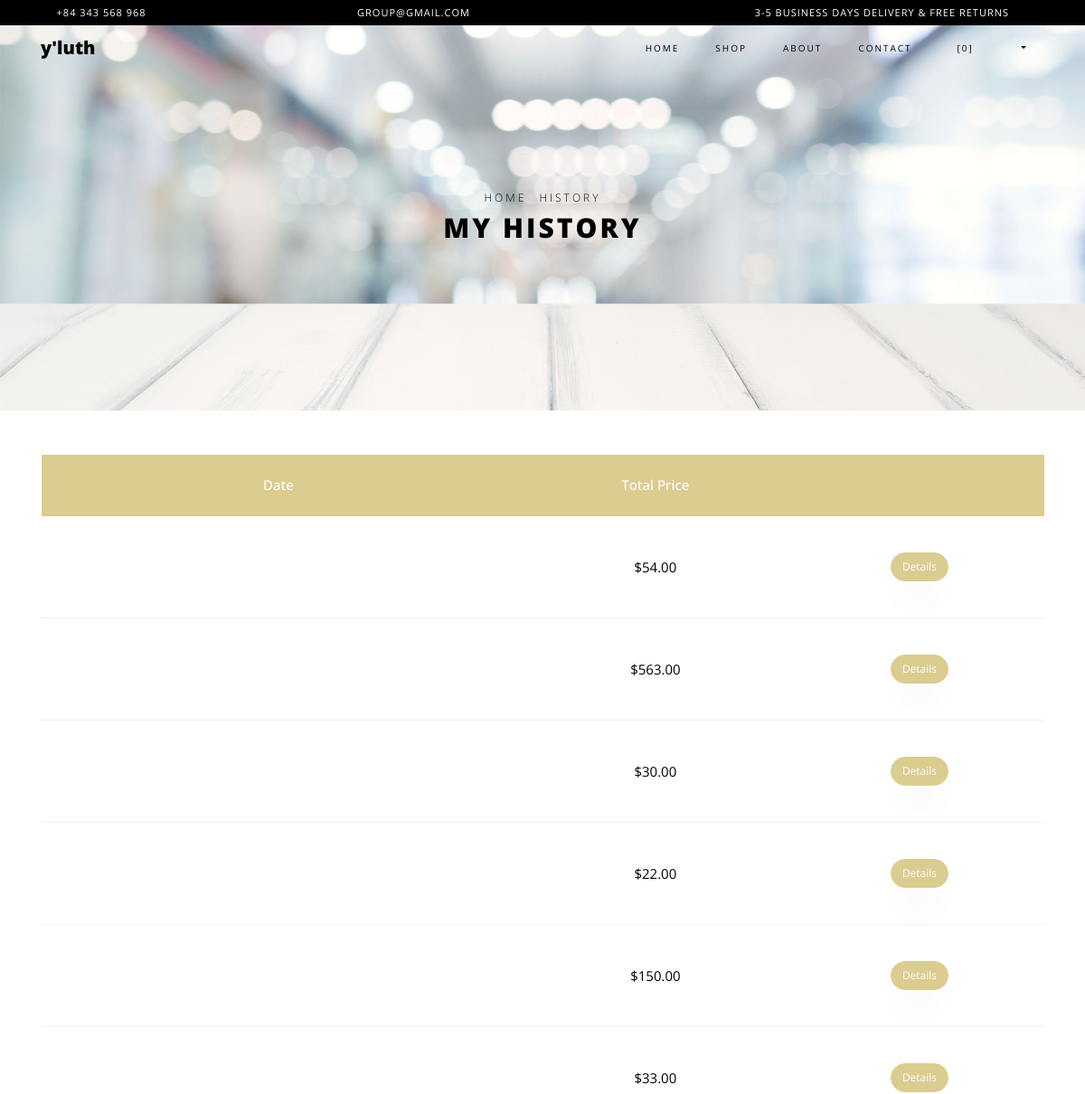
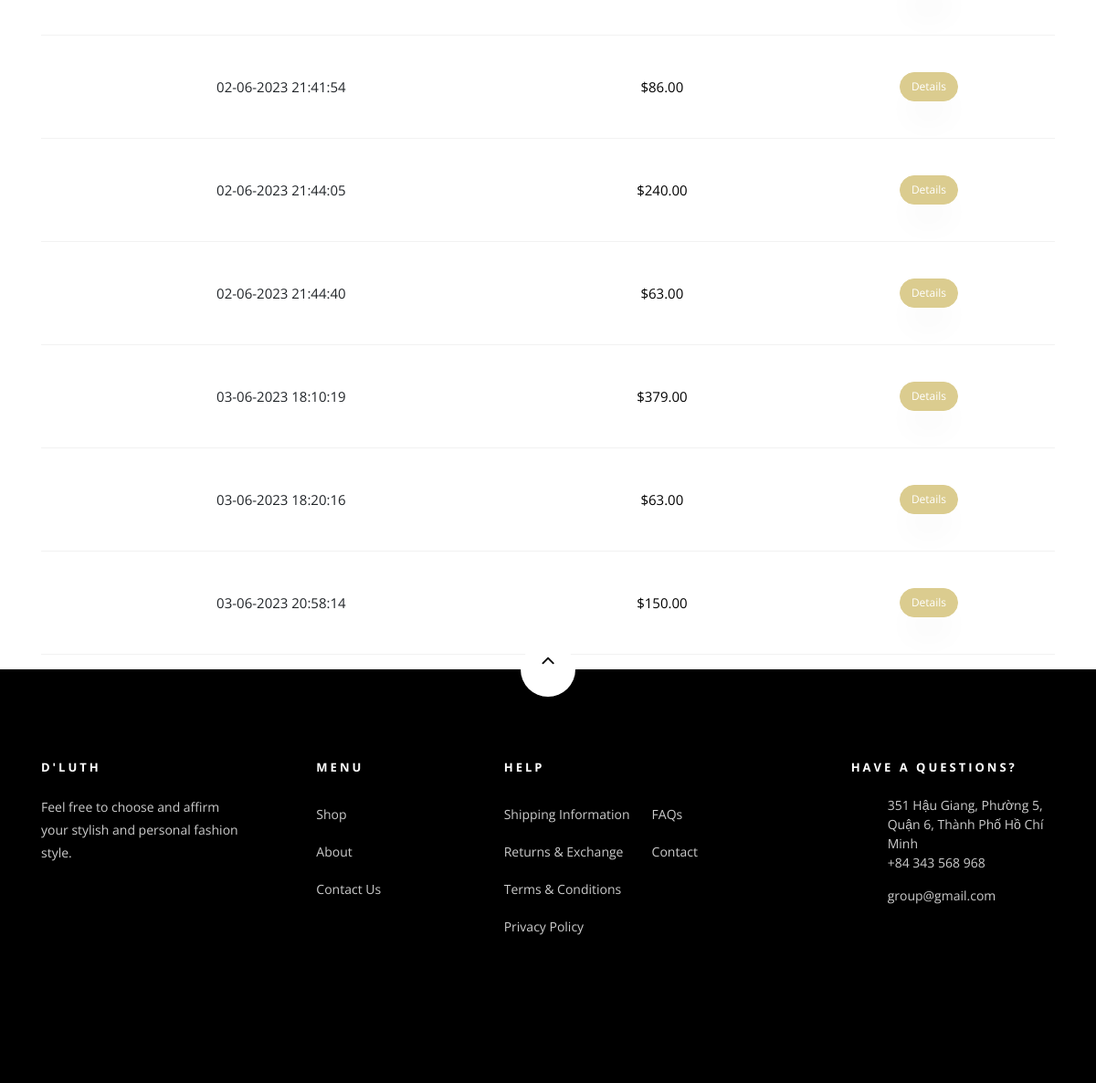
The app's page /User/history (signed in) with its own data (2 pictures, top to bottom).
### tables this page shows
CREATE TABLE `tbl_order` (
  `order_id` int(2) NOT NULL,
  `cus_id` int(2) DEFAULT NULL,
  `firstname` varchar(20) NOT NULL,
  `lastname` varchar(20) NOT NULL,
  `address` varchar(50) NOT NULL,
  `city` varchar(50) NOT NULL,
  `phone` varchar(10) NOT NULL,
  `email` varchar(50) NOT NULL,
  `date` varchar(100) NOT NULL,
  `notes` text DEFAULT NULL,
  `status` bit(1) NOT NULL
);

### modules/Controller.php (called while the page is built, shortened)
<?php
class Controller
{
    public function view($view, $data = [])
    {
        require_once './views/' . $view . '.php';
    }
}

### controllers/User.php (called while the page is built, shortened)
<?php
class User extends Controller
{
    public function __construct()
    {
        $this->CustomerModel = $this->model('CustomerModel');
        $this->OrderModel = $this->model('OrderModel');
        $this->OrderDetailModel = $this->model('OrderDetailModel');
    }
    public function history()
    {
        $cus = $this->CustomerModel->getCustomerByUserId($_SESSION['user_id']);
        $cus_id = $cus[0]['cus_id'];
        $orders = $this->OrderModel->getOrderByCusId($cus_id);
        $orderdetail = array();
        foreach ($orders as $value) {
            array_push($orderdetail, $this->OrderDetailModel->getOrderDetailsList($value['order_id']));
        }
        $total = array();
        foreach ($orderdetail as $value) {
            $total_tmp = 0;
            foreach ($value as $vl) {
                $total_tmp += (float)$vl['prod_price'] * (int)$vl['quantity'];
            }
            array_push($total, $total_tmp + 10);
        }
        $this->view('order_history', ['orders' => $orders, 'total' => $total]);
    }
}

### modules/App.php (called while the page is built, shortened)
<?php
class App{
    protected $action = 'index';
    public function __construct()
    {
        $url = $this->urlProcess();
        if(isset($url[0])){
            unset($url[0]);
        }
        $this->controller = new $this->controller;
        if(isset($url[1])){
            if(method_exists($this->controller, $url[1])){
                $this->action = $url[1];
            }
            unset($url[1]);
        }
        $this->params = $url ? array_values($url) : [];
        call_user_func_array([$this->controller,$this->action], $this->params);
    }
    public function urlProcess(){
        if(isset($_GET['url'])){
            $url = rtrim($_GET['url'],'/');
            $filter = filter_var($url);
            return explode('/',$filter);
        }
    }
}
?>

### modules/requires.php (called while the page is built, shortened)
<?php
require_once './modules/App.php';
require_once './modules/Controller.php';
$init = new App();

### index.php (called while the page is built, shortened)
<?php
    require_once "./modules/requires.php";
?>

### modules/db_module.php (called while the page is built, shortened)
<?php
function chayTruyVanTraVeDL($link, $q)
{
    $result = mysqli_query($link, $q);
    $data = null;
    if ($result->num_rows > 0) {
        while ($row = $result->fetch_assoc()) {
            $data[] = $row;
        }
        return $data;
    }
}

### models/OrderModel.php (called while the page is built, shortened)
<?php
class OrderModel
{
    public function getOrderByCusId($cus_id)
    {
        $link = null;
        $result = chayTruyVanTraVeDL($link, "SELECT * FROM tbl_order WHERE cus_id = '$cus_id'");
        $data = $result;
        return $data;
    }
}

### views/order_history.php (the view, shortened to what this page needs)
<!DOCTYPE html>
<html lang="en">
<?php
require_once APPROOT . '/views/includes/head.php';
?>
<body class="goto-here">
    <?php
    require_once APPROOT . '/views/includes/head_nav.php';
    require_once APPROOT . '/views/includes/nav_all.php';
    ?>
    <div class="hero-wrap hero-bread" style="background-image: url('<?= IMAGE ?>/bg_6.jpg');">
        <div class="container">
            <div class="row no-gutters slider-text align-items-center justify-content-center">
                <div class="col-md-9 ftco-animate text-center">
                    <p class="breadcrumbs"><span class="mr-2"><a href="<?= URLROOT ?>/Home">Home</a></span>
                        <span>History</span>
                    </p>
                    <h1 class="mb-0 bread">My History</h1>
                </div>
            </div>
        </div>
    </div>
    <section class="mt-5">
        <div class="container">
            <div class="row">
                <div class="col-md-12 ftco-animate">
                    <div class="cart-list">
                        <table class="table">
                            <thead class="thead-primary">
                                <tr class="text-center">
                                    <th>Date</th>
                                    <th>Total Price</th>
                                    <th>&nbsp;</th>
                                </tr>
                            </thead>
                            <tbody>
                                <?php $i = 0;
                                foreach ($data['orders'] as $order) : extract($order) ?>
                                    <tr class="text-center">
                                        <td class="date-time"><?= $date ?></td>
                                        <td class="price">$<?= number_format($data['total'][$i], 2, '.', ',') ?></td>
                                        <td class="text-center utility">
                                            <div class="d-flex justify-content-center">
                                                <form action="<?= URLROOT ?>/User/invoice/<?= $order_id ?>" method="POST">
                                                    <button name="detail" type="submit" class="btn btn-primary">Details</button>
                                                </form>
                                            </div>
                                        </td>
                                    </tr>
                                <?php $i++;
                                endforeach; ?>
                            </tbody>
                        </table>
                    </div>
                </div>
            </div>
        </div>
    </section>
    <?php
    require_once APPROOT . '/views/includes/footer.php';
    ?>
</body>
</html>

### records on screen
tbl_order: total "54.00"
tbl_order: total "563.00"
tbl_order: total "30.00"
tbl_order: total "22.00"
tbl_order: total "150.00"
tbl_order: total "33.00"
tbl_order: date "02-06-2023 21:41:54", total "86.00"
tbl_order: date "02-06-2023 21:44:05", total "240.00"
tbl_order: date "02-06-2023 21:44:40", total "63.00"
tbl_order: date "03-06-2023 18:10:19", total "379.00"
tbl_order: date "03-06-2023 18:20:16", total "63.00"
tbl_order: date "03-06-2023 20:58:14", total "150.00"
